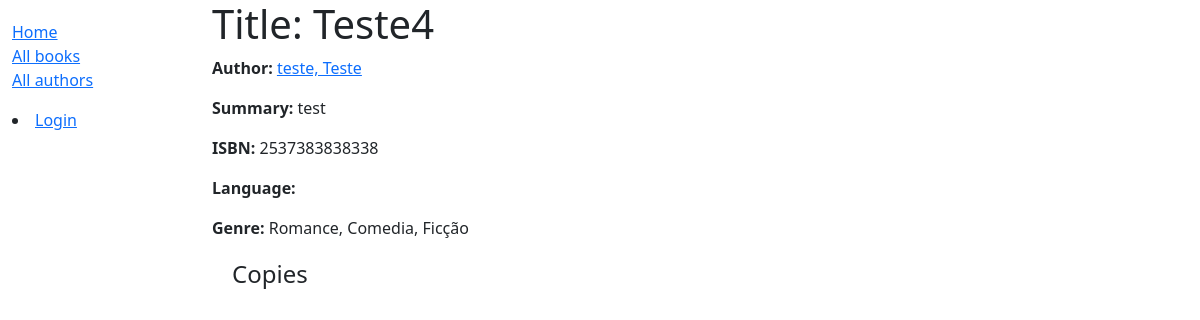
/catalog/book/3, run on the app's committed database.
### catalog/models.py (models this page shows, shortened)
class Book(models.Model):
    title = models.CharField(max_length=200)
    author = models.ForeignKey('Author', on_delete=models.SET_NULL, null=True)
    summary = models.TextField(max_length=1000, help_text='Enter a brief description of the book')
    isbn = models.CharField('ISBN', max_length=13, unique=True,
                             help_text='13 Character <a href="https://www.isbn-international.org/content/what-isbn">ISBN number</a>')
    genre = models.ManyToManyField(Genre, help_text='Select a genre for this book')
    def display_genre(self):
        """Create a string for the Genre. This is required to display genre in Admin."""
        return ', '.join(genre.name for genre in self.genre.all()[:3])
    display_genre.short_description = 'Genre'

class Author(models.Model):
    first_name = models.CharField(max_length=100)
    last_name = models.CharField(max_length=100)
    date_of_birth = models.DateField(null=True, blank=True)
    date_of_death = models.DateField('Died', null=True, blank=True)
    class Meta:
        ordering = ['last_name', 'first_name']
    def __str__(self):
        return f'{self.last_name}, {self.first_name}'

class Genre(models.Model):
    name = models.CharField(max_length=200, help_text='Enter a book genre (e.g. Science Fiction)')
    def __str__(self):
        return self.name

### catalog/views.py (the view)
# urls.py: path('book/<int:pk>', views.BookDetailView.as_view(), name='book-detail'),
class BookDetailView(generic.DetailView):
    model = Book

### catalog/templates/catalog/book_detail.html (shortened to what this page needs)
{% extends "base_generic.html" %}
{% block content %}
  <h1>Title: {{ book.title }}</h1>
  <p><strong>Author:</strong> <a href="">{{ book.author }}</a></p>
  <p><strong>Summary:</strong> {{ book.summary }}</p>
  <p><strong>ISBN:</strong> {{ book.isbn }}</p>
  <p><strong>Language:</strong> {{ book.language }}</p>
  <p><strong>Genre:</strong> {{ book.genre.all|join:", " }}</p>
  <div style="margin-left:20px;margin-top:20px">
    <h4>Copies</h4>
  </div>
{% endblock %}

### data on the page
Book: author "teste, Teste", summary "test", isbn "2537383838338", genre.all "Romance, Comedia, Ficção"
